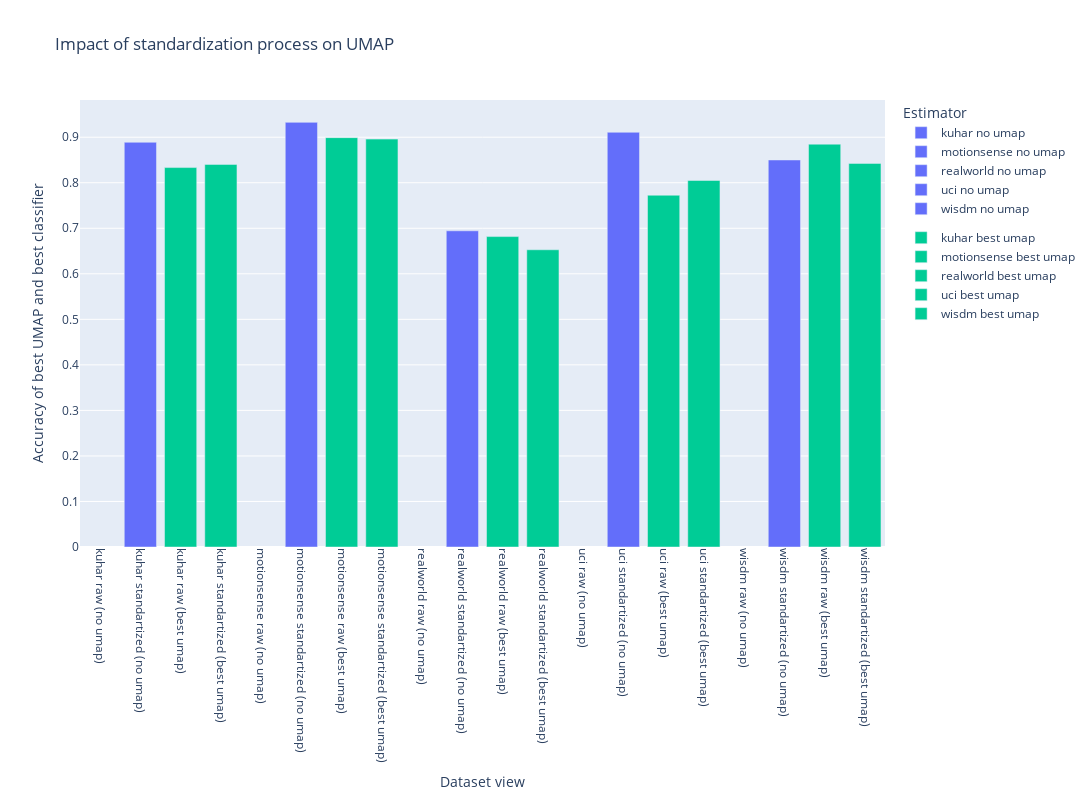

The notebook cell this image was saved under:
### Markdown cell above
### Pergunta 1.c

### Code cell
experiment_uniq = [c for c in unique_exp_columns if c not in ["train_datasets", "view"]]

df = results.copy()
df = filter_domain_fft_only(df)
df = filter_features_all(df)
df = filter_reducer_over_all(df)
df = filter_scaler_none(df)
df = filter_only_reducer_dataset_equals_train_dataset_or_no_reducer(df)

fig = go.Figure()


for i, (dset_name, train_df) in enumerate(df.groupby(["train_datasets"])):
    xs, ys = [], []
    for j, (view_name, subdf) in enumerate(train_df.groupby("view")):
        umap_0_max = subdf[subdf["umap components"] == 0]["accuracy (mean)"].max()
        xs.append(f"{dset_name} {view_name.split('_')[0]} (no umap)")
        ys.append(umap_0_max)
    
    fig.add_trace(
        go.Bar(
            x=xs,
            y=ys,
            name=f"{dset_name} no umap",
            marker=dict(color=colors[0]),
            legendgroup="no umap",
        )
    )
    xs, ys = [], []
    for j, (view_name, subdf) in enumerate(train_df.groupby("view")):
        umap_best_max = subdf[subdf["umap components"] > 0]["accuracy (mean)"].max()
        xs.append(f"{dset_name} {view_name.split('_')[0]} (best umap)")
        ys.append(umap_best_max)
    
    fig.add_trace(
        go.Bar(
            x=xs,
            y=ys,
            name=f"{dset_name} best umap",
            marker=dict(color=colors[1]),
            legendgroup="best umap",
        )
    )

fig.update_layout(
    title="Impact of standardization process on UMAP",
    xaxis_title="Dataset view",
    yaxis_title="Accuracy of best UMAP and best classifier",
    legend_title="Estimator",
    width=1200,
    height=800,
    xaxis=dict(tickangle=90)
)

# fig.update_xaxes(tickangle=75)
fig.show()

### Figure 1 — Plotly figure (JSON) as saved in the notebook; plotly's stock layout.template omitted (floating-point values rounded to 4 significant figures)
{"data": [{"legendgroup": "no umap", "marker": {"color": "#636EFA"}, "name": "kuhar no umap", "type": "bar", "x": ["kuhar raw (no umap)", "kuhar standartized (no umap)"], "y": [null, 0.8889]}, {"legendgroup": "best umap", "marker": {"color": "#00CC96"}, "name": "kuhar best umap", "type": "bar", "x": ["kuhar raw (best umap)", "kuhar standartized (best umap)"], "y": [0.8333, 0.8403]}, {"legendgroup": "no umap", "marker": {"color": "#636EFA"}, "name": "motionsense no umap", "type": "bar", "x": ["motionsense raw (no umap)", "motionsense standartized (no umap)"], "y": [null, 0.9326]}, {"legendgroup": "best umap", "marker": {"color": "#00CC96"}, "name": "motionsense best umap", "type": "bar", "x": ["motionsense raw (best umap)", "motionsense standartized (best umap)"], "y": [0.8991, 0.8958]}, {"legendgroup": "no umap", "marker": {"color": "#636EFA"}, "name": "realworld no umap", "type": "bar", "x": ["realworld raw (no umap)", "realworld standartized (no umap)"], "y": [null, 0.6944]}, {"legendgroup": "best umap", "marker": {"color": "#00CC96"}, "name": "realworld best umap", "type": "bar", "x": ["realworld raw (best umap)", "realworld standartized (best umap)"], "y": [0.6817, 0.6528]}, {"legendgroup": "no umap", "marker": {"color": "#636EFA"}, "name": "uci no umap", "type": "bar", "x": ["uci raw (no umap)", "uci standartized (no umap)"], "y": [null, 0.9108]}, {"legendgroup": "best umap", "marker": {"color": "#00CC96"}, "name": "uci best umap", "type": "bar", "x": ["uci raw (best umap)", "uci standartized (best umap)"], "y": [0.7726, 0.805]}, {"legendgroup": "no umap", "marker": {"color": "#636EFA"}, "name": "wisdm no umap", "type": "bar", "x": ["wisdm raw (no umap)", "wisdm standartized (no umap)"], "y": [null, 0.85]}, {"legendgroup": "best umap", "marker": {"color": "#00CC96"}, "name": "wisdm best umap", "type": "bar", "x": ["wisdm raw (best umap)", "wisdm standartized (best umap)"], "y": [0.8847, 0.8425]}], "layout": {"height": 800, "legend": {"title": {"text": "Estimator"}}, "title": {"text": "Impact of standardization process on UMAP"}, "width": 1200, "xaxis": {"tickangle": 90, "title": {"text": "Dataset view"}}, "yaxis": {"title": {"text": "Accuracy of best UMAP and best classifier"}}}}
